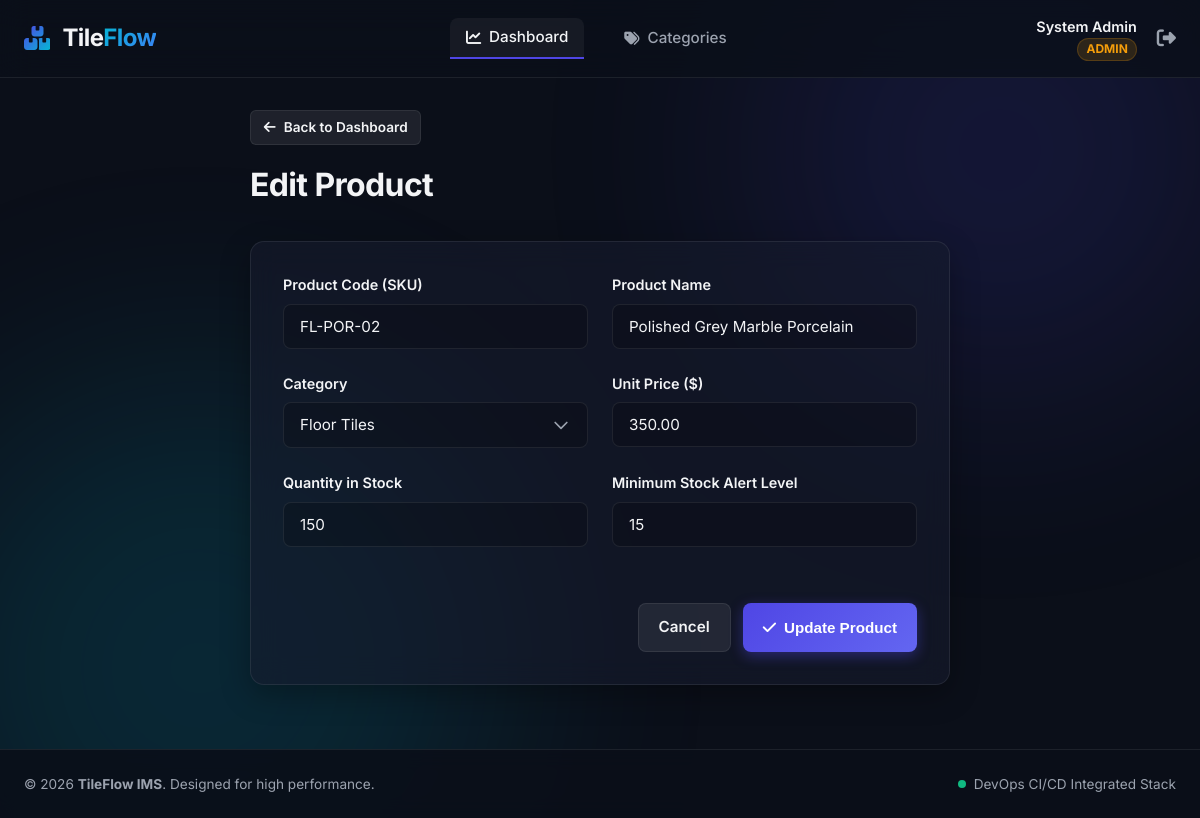
The page /products/edit.php?id=2 (signed in) on the database its author committed.
### tables this page shows
CREATE TABLE IF NOT EXISTS products (
    id INT AUTO_INCREMENT PRIMARY KEY,
    product_code VARCHAR(50) NOT NULL UNIQUE,
    name VARCHAR(100) NOT NULL,
    category_id INT NOT NULL,
    price DECIMAL(10, 2) NOT NULL DEFAULT 0.00,
    quantity INT NOT NULL DEFAULT 0,
    minimum_stock INT NOT NULL DEFAULT 5,
    created_at TIMESTAMP DEFAULT CURRENT_TIMESTAMP,
    updated_at TIMESTAMP DEFAULT CURRENT_TIMESTAMP ON UPDATE CURRENT_TIMESTAMP,
    FOREIGN KEY (category_id) REFERENCES categories(id) ON DELETE RESTRICT
);

CREATE TABLE IF NOT EXISTS categories (
    id INT AUTO_INCREMENT PRIMARY KEY,
    name VARCHAR(100) NOT NULL UNIQUE,
    description TEXT,
    created_at TIMESTAMP DEFAULT CURRENT_TIMESTAMP
);

### includes/auth.php (called while the page is built, shortened)
<?php
function base_url($path = '') {
    static $base = null;
    if ($base === null) {
        $requestUri = $_SERVER['REQUEST_URI'] ?? '';
        if (strpos($requestUri, '/inventory-devops') !== false) {
            $base = '/inventory-devops/';
        } else {
            $base = '/';
        }
    }
    return $base . ltrim($path, '/');
}

### products/edit.php (the view, shortened to what this page needs)
<?php
require_once __DIR__ . '/../includes/auth.php';
$db = getDBConnection();
$id = isset($_GET['id']) ? intval($_GET['id']) : 0;
$stmt = $db->prepare("SELECT * FROM products WHERE id = ? LIMIT 1");
$stmt->execute([$id]);
$product = $stmt->fetch();
try {
    $categories = $db->query("SELECT id, name FROM categories ORDER BY name ASC")->fetchAll();
} catch (\PDOException $e) {
    $categories = [];
}
require_once __DIR__ . '/../includes/header.php';
?>
<div style="max-width: 700px; margin: 0 auto;">
    <div style="margin-bottom: 2rem;">
        <a href="<?php echo base_url('dashboard.php'); ?>" class="btn btn-secondary btn-sm" id="btn-back-dashboard">
            <i class="fa-solid fa-arrow-left"></i> Back to Dashboard
        </a>
        <h1 style="font-size: 2rem; font-weight: 700; margin-top: 1rem; letter-spacing: -0.02em;">Edit Product</h1>
    </div>
    <div class="card">
        <form action="<?php echo base_url('products/edit.php?id=' . $id); ?>" method="POST" id="form-edit-product">
            <div class="grid-half">
                <div class="form-group">
                    <label for="product_code" class="form-label">Product Code (SKU)</label>
                    <input type="text" id="product_code" name="product_code" class="form-control" value="<?php echo htmlspecialchars($product['product_code']); ?>" required>
                </div>
                <div class="form-group">
                    <label for="name" class="form-label">Product Name</label>
                    <input type="text" id="name" name="name" class="form-control" value="<?php echo htmlspecialchars($product['name']); ?>" required>
                </div>
            </div>
            <div class="grid-half">
                <div class="form-group">
                    <label for="category_id" class="form-label">Category</label>
                    <select id="category_id" name="category_id" class="form-control" required>
                        <?php foreach ($categories as $cat): ?>
                            <option value="<?php echo $cat['id']; ?>" <?php echo $product['category_id'] == $cat['id'] ? 'selected' : ''; ?>>
                                <?php echo htmlspecialchars($cat['name']); ?>
                            </option>
                        <?php endforeach; ?>
                    </select>
                </div>
                <div class="form-group">
                    <label for="price" class="form-label">Unit Price ($)</label>
                    <input type="number" step="0.01" id="price" name="price" class="form-control" value="<?php echo htmlspecialchars($product['price']); ?>" required>
                </div>
            </div>
            <div class="grid-half">
                <div class="form-group">
                    <label for="quantity" class="form-label">Quantity in Stock</label>
                    <input type="number" id="quantity" name="quantity" class="form-control" value="<?php echo htmlspecialchars($product['quantity']); ?>" required>
                </div>
                <div class="form-group">
                    <label for="minimum_stock" class="form-label">Minimum Stock Alert Level</label>
                    <input type="number" id="minimum_stock" name="minimum_stock" class="form-control" value="<?php echo htmlspecialchars($product['minimum_stock']); ?>" required>
                </div>
            </div>
            <div style="display: flex; gap: 0.75rem; justify-content: flex-end; margin-top: 2rem;">
                <a href="<?php echo base_url('dashboard.php'); ?>" class="btn btn-secondary">Cancel</a>
                <button type="submit" class="btn btn-primary" id="btn-update-product">
                    <i class="fa-solid fa-check"></i> Update Product
                </button>
            </div>
        </form>
    </div>
</div>
<?php
require_once __DIR__ . '/../includes/footer.php';
?>

### assets/css/style.css (style rules this page uses)
:root { --bg-main: #0B0F19; --bg-card: rgba(22, 28, 45, 0.6); --border-color: rgba(255, 255, 255, 0.08); --text-primary: #F3F4F6; --text-secondary: #9CA3AF; --primary: #4F46E5; --primary-hover: #6366F1; --primary-glow: rgba(79, 70, 229, 0.4); --accent: #06B6D4; --success: #10B981; --success-bg: rgba(16, 185, 129, 0.15); --danger: #EF4444; --danger-bg: rgba(239, 68, 68, 0.15); --warning: #F59E0B; --warning-bg: rgba(245, 158, 11, 0.15); --radius-sm: 8px; --radius-md: 14px; --radius-lg: 20px; --font-stack: 'Inter', system-ui, -apple-system, sans-serif; }
* { margin: 0; padding: 0; box-sizing: border-box; }
body { background-color: var(--bg-main); color: var(--text-primary); font-family: var(--font-stack); min-height: 100vh; display: flex; flex-direction: column; overflow-x: hidden; position: relative; line-height: 1.5; }
.card { background: var(--bg-card); backdrop-filter: blur(14px); border: 1px solid var(--border-color); border-radius: var(--radius-md); box-shadow: 0 10px 30px 0 rgba(0, 0, 0, 0.3); padding: 2rem; margin-bottom: 2rem; transition: transform 0.3s ease, box-shadow 0.3s ease; }
.form-control { width: 100%; background: rgba(0, 0, 0, 0.2); border: 1px solid var(--border-color); color: var(--text-primary); padding: 0.75rem 1rem; border-radius: var(--radius-sm); font-family: inherit; font-size: 0.95rem; transition: all 0.2s ease; }
.form-group { margin-bottom: 1.5rem; }
.form-label { display: block; margin-bottom: 0.5rem; font-size: 0.9rem; font-weight: 600; color: var(--text-primary); }
select.form-control { appearance: none; background-repeat: no-repeat; background-position: right 1rem center; background-size: 1.25rem; padding-right: 2.5rem; }
.btn { display: inline-flex; align-items: center; justify-content: center; gap: 0.5rem; padding: 0.75rem 1.25rem; border-radius: var(--radius-sm); font-size: 0.95rem; font-weight: 600; cursor: pointer; border: none; transition: all 0.2s ease; text-decoration: none; }
.btn-primary { background: linear-gradient(135deg, var(--primary), var(--primary-hover)); color: #fff; box-shadow: 0 4px 14px 0 var(--primary-glow); }
.btn-secondary { background: rgba(255, 255, 255, 0.08); color: var(--text-primary); border: 1px solid var(--border-color); }
.btn-sm { padding: 0.4rem 0.8rem; font-size: 0.85rem; border-radius: 6px; }
.grid-half { display: grid; grid-template-columns: 1fr 1fr; gap: 1.5rem; }

### rows shown on the page
products: product_code "FL-POR-02", name "Polished Grey Marble Porcelain", category_id "Floor Tiles", price "350.00", quantity "150", minimum_stock "15"

### other values the page prints
$_SESSION['user_name'] "System Admin"
$_SESSION['user_role'] "ADMIN"
